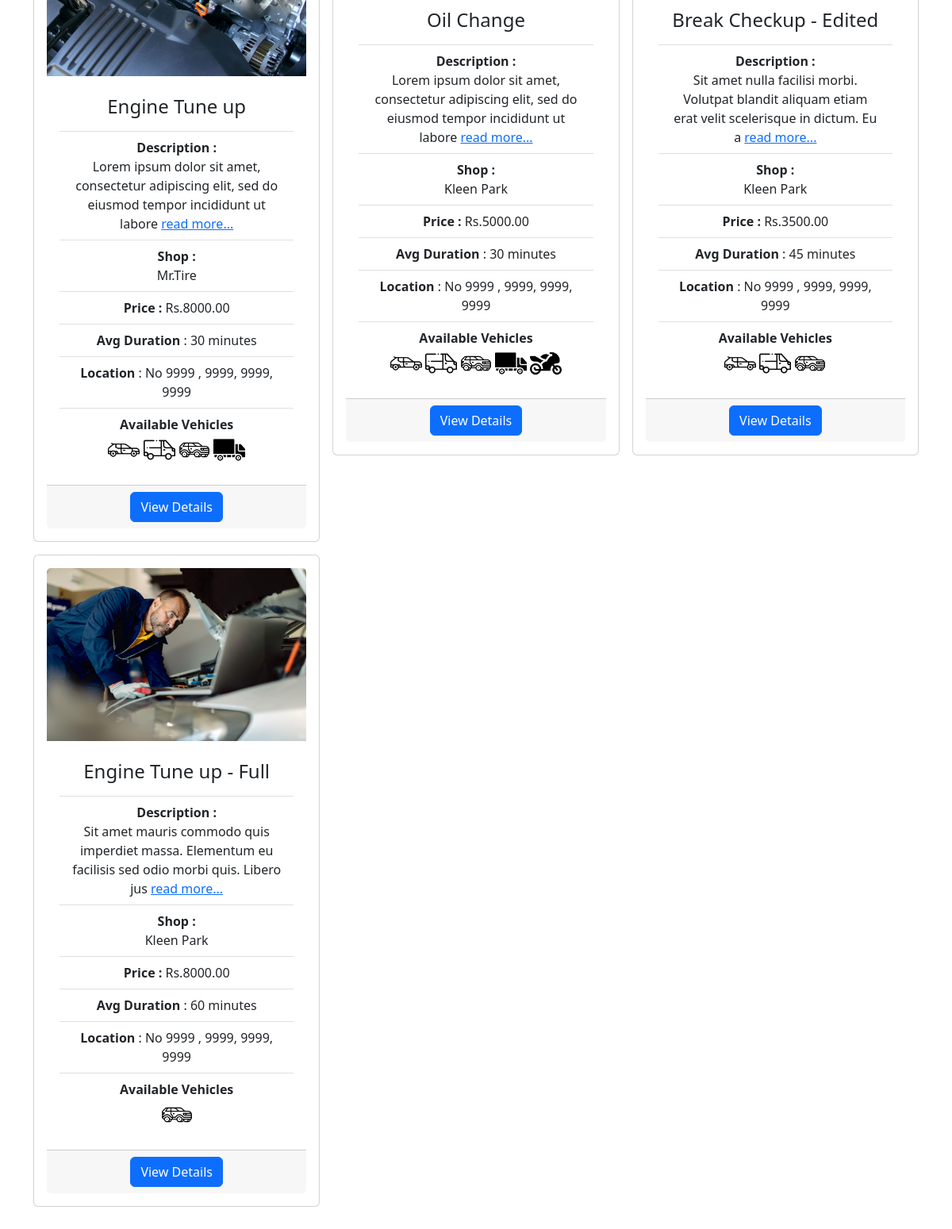
/services/ (lower part), run on an earlier commit of the app's database.
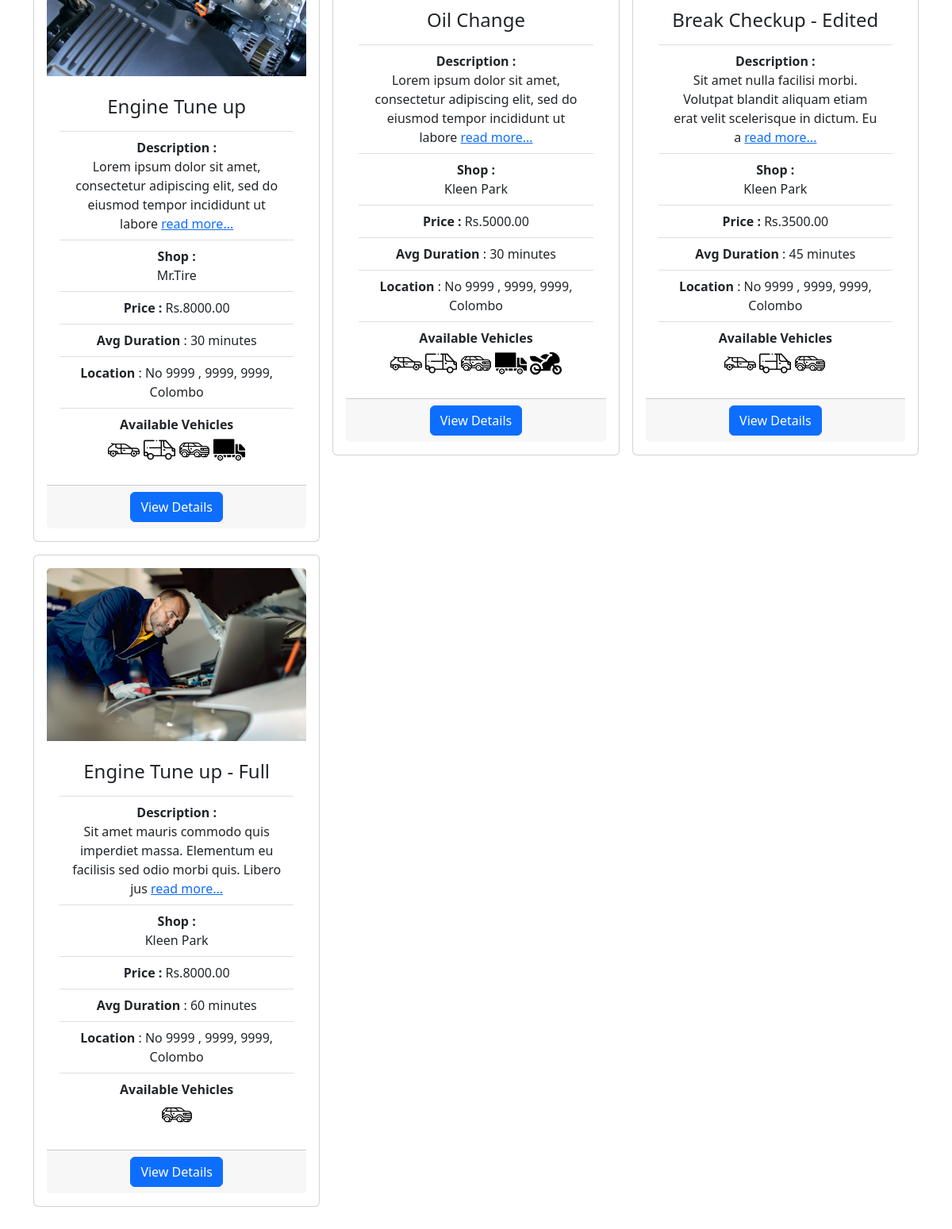
And on a later commit of the database.
### ovros_service_module/models.py (models this page shows, shortened)
class Service(models.Model):
    shop = models.ForeignKey(to=ShopProfile, on_delete=models.CASCADE)
    service_name = models.CharField(max_length=100)
    service_image = models.ImageField(upload_to='images/service_img', blank=True)
    service_description = models.CharField(max_length=500, default='', blank=True)
    service_price = models.DecimalField(max_digits=10, decimal_places=2)
    service_duration = models.CharField(max_length=5)
    is_for_car = models.BooleanField(verbose_name="Available for car", default=False)
    is_for_van = models.BooleanField(verbose_name="Available for van", default=False)
    is_for_suv = models.BooleanField(verbose_name="Available for suv", default=False)
    is_for_lorry = models.BooleanField(verbose_name="Available for lorry", default=False)
    is_for_bike = models.BooleanField(verbose_name="Available for bike", default=False)
    service_availability = models.BooleanField(
        verbose_name="Service availability",
        default=False,
        help_text="is service available currently"
    )
    date_created = models.DateField(auto_now_add=True)
    date_updated = models.DateField(auto_now=True)

### ovros_user_module/models.py (models this page shows, shortened)
class ShopProfile(models.Model):
    user = models.OneToOneField(settings.AUTH_USER_MODEL, on_delete=models.CASCADE)
    user_role = models.CharField('Type', max_length=40, choices=Types.choices, default=Types.USER_SHOP)
    shop_name = models.CharField(max_length=100, help_text="Service Shop name")
    shop_address_no = models.CharField(
        max_length=200,
        help_text="Service Shop address Number",
        default=9999
    )
    shop_address_street = models.CharField(
        max_length=200,
        help_text="Service Shop address street",
        default=9999
    )
    shop_address_city = models.CharField(
        max_length=200,
        help_text="Service Shop address city",
        default=9999
    )
    shop_address_district = models.CharField(
        max_length=200,
        help_text="Service Shop address district",
        default=9999
    )
    shop_contact = models.CharField(max_length=10)
    def get_full_address(self):
        return f'No {self.shop_address_no} , ' \
               f'{self.shop_address_street}, ' \
               f'{self.shop_address_city}, ' \
               f'{self.shop_address_district}'

### ovros_home/views.py (the view)
# urls.py: path('services/', services, name='services'),
def services(request):
    if request.method == 'GET':
        search(request)
    search_form01 = ServiceSearchForm01()
    search_form02 = ServiceSearchForm02()
    all_services = Service.objects.all()
    return render(request, 'services/service_list.html', {
        'services': all_services,
        'form01': search_form01,
        'form02': search_form02,
    })

### ovros_user_module/context_processors.py (called while the page is built)
def profile_data(request):
    return {'profile_data': ProfileData(request)}

### templates/services/service_list.html (shortened to what the changed rows need)
{% extends 'base.html' %}
{% load static %}
{% load crispy_forms_tags %}
{% block content %}
    <section id="ovros-service">
        <div class="container">
            <div class="row my-5 g-3">
                {% for service in services %}
                    <div class="col-12 col-md-6 col-lg-4">
                        <div class="card">
                            <div class="card-body text-center">
                                {% if service.service_image is None %}
                                    <img src="{% static 'images/service_vector.jpg' %}" class="card-img-top"
                                         alt="...">
                                {% else %}
                                    <img src="{{ service.service_image.url }}" class="card-img-top" alt="...">
                                {% endif %}
                                <div class="card-body">
                                    <div class="list-group">
                                        <ul class="list-group list-group-flush">
                                            <li class="list-group-item">
                                                <h4>{{ service.service_name }}</h4>
                                            </li>
                                            <li class="list-group-item">
                                                <strong>Description :</strong><br>
                                                {{ service.service_description  | slice:":100" }} <a
                                                    href="{% url 'service_detail' service.id %}">read more...</a></li>
                                            <li class="list-group-item">
                                                <strong>Shop :</strong><br>
                                                {{ service.shop.shop_name }}</li>
                                            <li class="list-group-item"><strong>Price
                                                : </strong><span>Rs.</span>{{ service.service_price }}</li>
                                            <li class="list-group-item"><strong>Avg Duration </strong>
                                                : {{ service.service_duration }} minutes
                                            </li>
                                            <li class="list-group-item"><strong>Location </strong>
                                                : {{ service.shop.get_full_address }}
                                            </li>
                                            <li class="list-group-item"><strong>Available Vehicles </strong>
                                                <div>
                                                    {% if service.is_for_car %}
                                                        <img height="40px" width="40px"
                                                             src="{% static 'icons/car_icon.png' %}">
                                                    {% endif %}
                                                    {% if service.is_for_van %}
                                                        <img height="40px" width="40px" class="bi"
                                                             src="{% static 'icons/van_icon.png' %}">
                                                    {% endif %}
                                                    {% if service.is_for_suv %}
                                                        <img height="40px" width="40px" class="bi"
                                                             src="{% static 'icons/suv_icon.png' %}">
                                                    {% endif %}
                                                    {% if service.is_for_lorry %}
                                                        <img height="40px" width="40px" class="bi"
                                                             src="{% static 'icons/lorry_icon.png' %}">
                                                    {% endif %}
                                                    {% if service.is_for_bike %}
                                                        <img height="40px" width="40px" class="bi"
                                                             src="{% static 'icons/bike_icon.png' %}">
                                                    {% endif %}
                                                </div>
                                            </li>
                                        </ul>
                                    </div>
                                </div>
                                <div class="card-footer">
                                    <a href="{% url 'service_detail' service.id %}" class="btn btn-primary ">View
                                        Details</a>
                                </div>
                            </div>
                        </div>
                    </div>
                {% endfor %}
            </div>
        </div>
    </section>
{% endblock %}

What changed in the data, as far as the page shows it:
changed through a linked row, Service "Engine Tune up": shop.get_full_address "No 9999 , 9999, 9999, 9999" → "No 9999 , 9999, 9999, Colombo"
changed through a linked row, Service "Oil Change": shop.get_full_address "No 9999 , 9999, 9999, 9999" → "No 9999 , 9999, 9999, Colombo"
changed through a linked row, Service "Break Checkup - Edited": shop.get_full_address "No 9999 , 9999, 9999, 9999" → "No 9999 , 9999, 9999, Colombo"
changed through a linked row, Service "Engine Tune up - Full": shop.get_full_address "No 9999 , 9999, 9999, 9999" → "No 9999 , 9999, 9999, Colombo"
